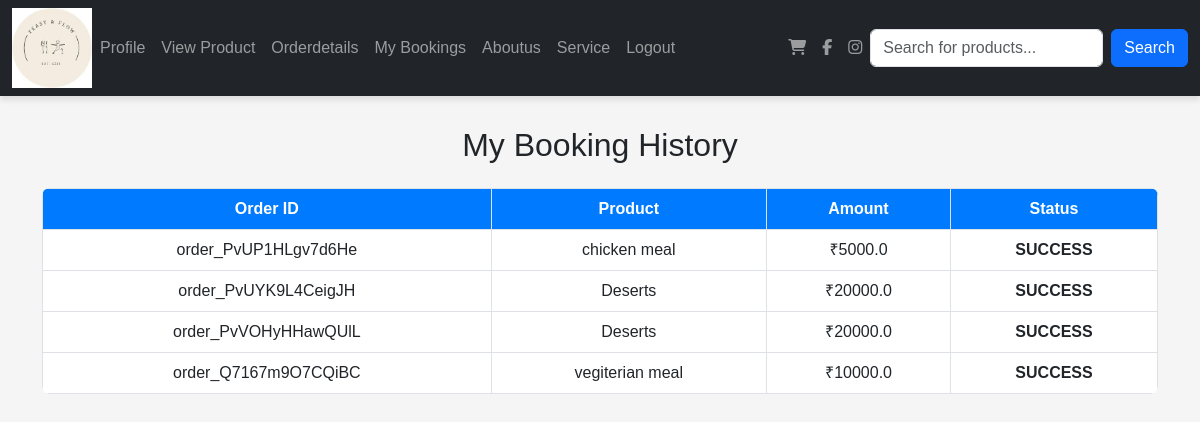
/booking-history/, run on the app's committed database.
### app/models.py (models this page shows, shortened)
class Order(models.Model):
    name = CharField(_("Customer Name"), max_length=254, blank=False, null=False)
    amount = models.FloatField(_("Amount"), null=False, blank=False)
    product=models.ForeignKey(Product, on_delete=models.CASCADE)
    status = CharField(
        _("Payment Status"),
        default=PaymentStatus.PENDING,
        max_length=254,
        blank=False,
        null=False,
    )
    provider_order_id = models.CharField(
        _("Order ID"), max_length=40, null=False, blank=False
    )
    payment_id = models.CharField(
        _("Payment ID"), max_length=36, null=False, blank=False
    )
    signature_id = models.CharField(
        _("Signature ID"), max_length=128, null=False, blank=False
    )
    def __str__(self):
        return f"{self.id}-{self.name}-{self.status}"

class Product(models.Model):
    shop = models.ForeignKey(Shopreg,on_delete=models.CASCADE)
    name = models.TextField()
    discription = models.TextField()
    price = models.IntegerField()
    quantity = models.IntegerField()
    offerprice = models.IntegerField()
    image = models.FileField()

### app/views.py (the view)
# urls.py: path("booking-history/", views.booking_history, name="booking_history"),
def booking_history(request):
    user = request.user  # Assuming user is logged in
    successful_orders = Order.objects.filter(status="SUCCESS")
    print(successful_orders)
    return render(request, "user/booking_history.html", {"orders": successful_orders})

### templates/user/booking_history.html (shortened to what this page needs)
<!DOCTYPE html>
<html lang="en">
<head>
    <link href="https://cdn.jsdelivr.net/npm/bootstrap@5.3.0/dist/css/bootstrap.min.css" rel="stylesheet">
    <link rel="stylesheet" href="https://cdnjs.cloudflare.com/ajax/libs/font-awesome/6.4.2/css/all.min.css">
</head>
<body>
<nav id="nav" class="navbar navbar-expand-sm navbar-dark bg-dark">
    <div class="container-fluid">
      <a href="../userhome" class="logo">
        <img src="../static/images.jpg" alt="logo" width="80px">
      </a>
      <div class="collapse navbar-collapse" id="mynavbar">
        <ul class="navbar-nav me-auto">
          <li class="nav-item">
            <a class="nav-link" href="../profile">Profile</a>
          </li>
          <li class="nav-item">
            <a class="nav-link" href="{% url 'userviewproduct' %}">View Product</a>
          </li>
          <li class="nav-item">
            <a class="nav-link" href="../orderdetails">Orderdetails</a>
          </li>
          <li class="nav-item">
            <a class="nav-link" class="nav-link" href="../booking-history">My Bookings</a>
          </li>
        <li class="nav-item">
          <a class="nav-link" href="../aboutus">Aboutus</a>
        </li>
      <li class="nav-item">
        <a class="nav-link" href="../service">Service</a>
      </li>
          <li class="nav-item">
            <a class="nav-link" href="../logout">Logout</a>
          </li>
        </ul>
         <ul class="navbar-nav d-flex">
          <li class="nav-item">
            <a class="nav-link" href="../user_view_cart" target="_blank">
              <i class="fas fa-shopping-cart"></i>
            </a>
          </li>
          <li class="nav-item">
            <a class="nav-link" href="https://facebook.com" target="_blank">
              <i class="fab fa-facebook-f"></i>
            </a>
          </li>
          <li class="nav-item">
            <a class="nav-link" href="https://instagram.com" target="_blank">
              <i class="fab fa-instagram"></i>
            </a>
          </li>
        </ul>
    <form class="d-flex" method="post" action="{% url 'product_search' %}">
      <input type="text" class="form-control me-2" name="query" placeholder="Search for products...">
      <button type="submit" class="btn btn-primary">Search</button>
    </form>
      </div>
    </div>
  </nav>
<div class="container">
    <h2 class="text-center mb-4">My Booking History</h2>
    {% if orders %}
        <div class="table-responsive">
            <table class="table table-bordered table-hover">
                <thead>
                    <tr>
                        <th>Order ID</th>
                        <th>Product</th>
                        <th>Amount</th>
                        <th>Status</th>
                    </tr>
                </thead>
                <tbody>
                    {% for order in orders %}
                    <tr>
                        <td>{{ order.provider_order_id }}</td>
                        <td>{{ order.product.name }}</td>
                        <td>₹{{ order.amount }}</td>
                        <td class="status-success">{{ order.status }}</td>
                    </tr>
                    {% endfor %}
                </tbody>
            </table>
        </div>
    {% else %}
        <p class="no-orders">No successful bookings found.</p>
    {% endif %}
</div>
</body>
</html>

### templates/user/booking_history.html (style rules this page uses)
body { font-family: 'Arial', sans-serif; background-color: #f5f5f5; }
.navbar { box-shadow: 0 4px 6px rgba(0, 0, 0, 0.1); }
.nav-link { font-weight: 500; transition: color 0.3s; }
.nav-item a { padding: 8px 15px; }
.container { margin-top: 30px; }
.table { background-color: #ffffff; border-radius: 8px; overflow: hidden; }
.table th { background-color: #007bff; color: #ffffff; text-align: center; }
.table td { text-align: center; vertical-align: middle; }
.status-success { color: green; font-weight: bold; }

### data on the page
Order: provider_order_id "order_PvUP1HLgv7d6He", product.name "chicken meal", amount "5000.0", status "SUCCESS"
Order: provider_order_id "order_PvUYK9L4CeigJH", product.name "Deserts", amount "20000.0", status "SUCCESS"
Order: provider_order_id "order_PvVOHyHHawQUlL", product.name "Deserts", amount "20000.0", status "SUCCESS"
Order: provider_order_id "order_Q7167m9O7CQiBC", product.name "vegiterian meal", amount "10000.0", status "SUCCESS"
